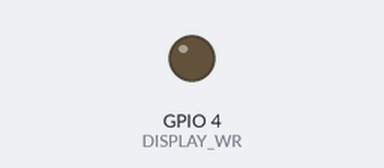
This program was run on a simulated Raspberry Pi (BCM pin numbers). Shown: output pins drawn as LEDs (lit = HIGH). Pins used as bus, display or sensor lines are not drawn.

Above: at 1.5 s.
At 27.5 s:
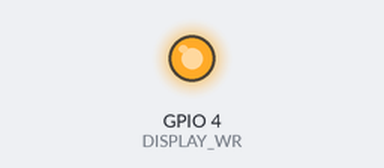
Timing chart, 0 to 28.6 s (numbered marks = the images above):
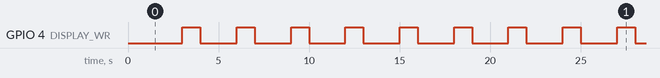

Measured:
- by itself, GPIO 4 (DISPLAY_WR): goes 13 × (HIGH 1.0 s, LOW 2.0 s), HIGH 3.0 s, 13 × (LOW 2.0 s, HIGH 1.0 s), LOW 2.0 s, HIGH 3.0 s, 13 × (LOW 2.0 s, HIGH 1.0 s), then LOW
- by itself, everything shown: repeats every 44.0 s, in 28 steps

The program:

GPIOlow.py
```python
# original: http://dangerousprototypes.com/2012/10/04/driving-4-8x8-led-matrices-via-the-ht1632c-and-an-arduino/

#bibliotecas
import RPi.GPIO as GPIO
from time import sleep

def dataON():
    GPIO.output(DISPLAY_WR, False)
    sleep(1)
    GPIO.output(DISPLAY_DATA, True)
    sleep(1)
    GPIO.output(DISPLAY_WR, True)
    sleep(1)

def dataOFF():
    GPIO.output(DISPLAY_WR, False)
    sleep(1)
    GPIO.output(DISPLAY_DATA, False)
    sleep(1)
    GPIO.output(DISPLAY_WR, True)
    sleep(1)

# define pins
DISPLAY_CS      = 17
DISPLAY_WR      = 4
DISPLAY_DATA    = 22


# pins BCM nao BOARD
GPIO.setmode(GPIO.BCM)

# pins
GPIO.setup(DISPLAY_CS, GPIO.OUT)
GPIO.setup(DISPLAY_WR, GPIO.OUT)
GPIO.setup(DISPLAY_DATA, GPIO.OUT)


# SYS EN 100 0000 0001 00 -----------------------------------------
GPIO.output(DISPLAY_CS, False)
sleep(1)

dataON()
dataOFF()
dataOFF()

dataOFF()
dataOFF()
dataOFF()
dataOFF()
dataOFF()
dataOFF()
dataOFF()
dataON()
dataOFF()
dataOFF()
dataOFF()

GPIO.output(DISPLAY_CS, True)
sleep(1)

# SYS EN 100 0000 0011 00 -----------------------------------------
GPIO.output(DISPLAY_CS, False)
sleep(1)

dataON()
dataOFF()
dataOFF()

dataOFF()
dataOFF()
dataOFF()
dataOFF()
dataOFF()
dataOFF()
dataON()
dataON()
dataOFF()
dataOFF()
dataOFF()

GPIO.output(DISPLAY_CS, True)
sleep(1)

# SYS EN 101 0000 0011 00 -----------------------------------------
GPIO.output(DISPLAY_CS, False)
sleep(1)

dataON()
dataOFF()
dataON()

dataOFF()
dataOFF()
dataOFF()
dataOFF()
dataOFF()
dataOFF()
dataOFF()

dataOFF()
dataON()
dataON()
dataOFF()


GPIO.output(DISPLAY_CS, True)
sleep(1)

# reset pins
GPIO.cleanup()

# fim do programa
print "Fim"


# funcoes ------------------------------------------------
```
